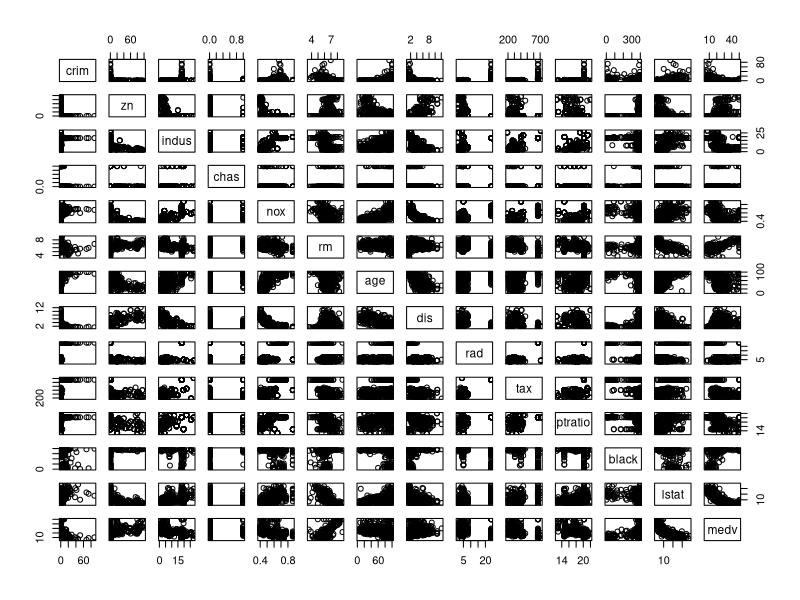
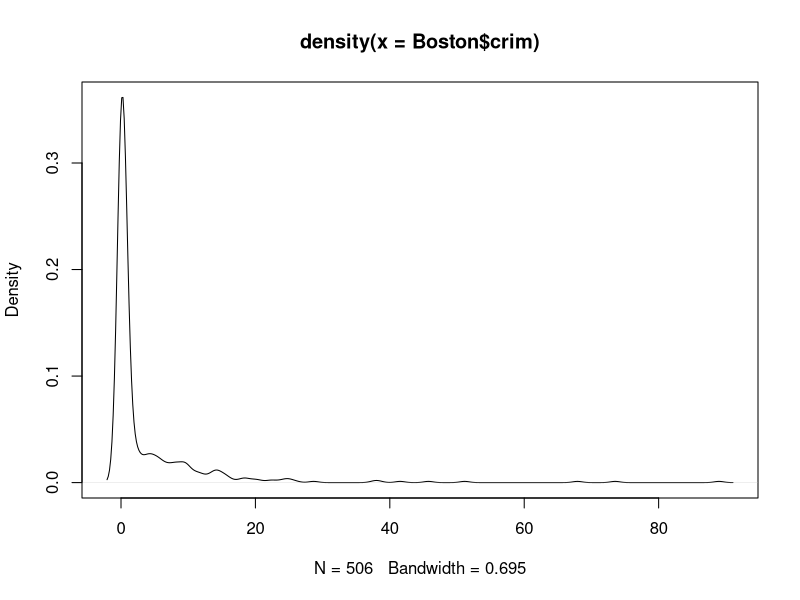
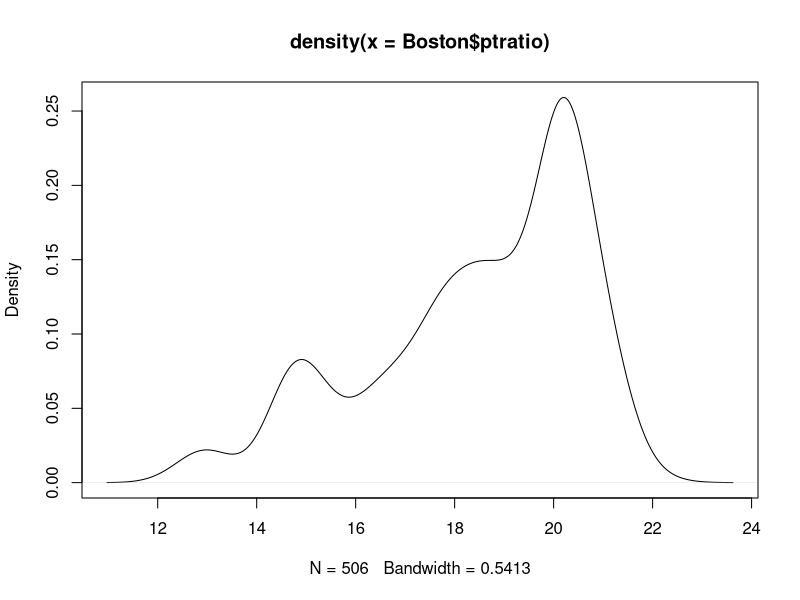
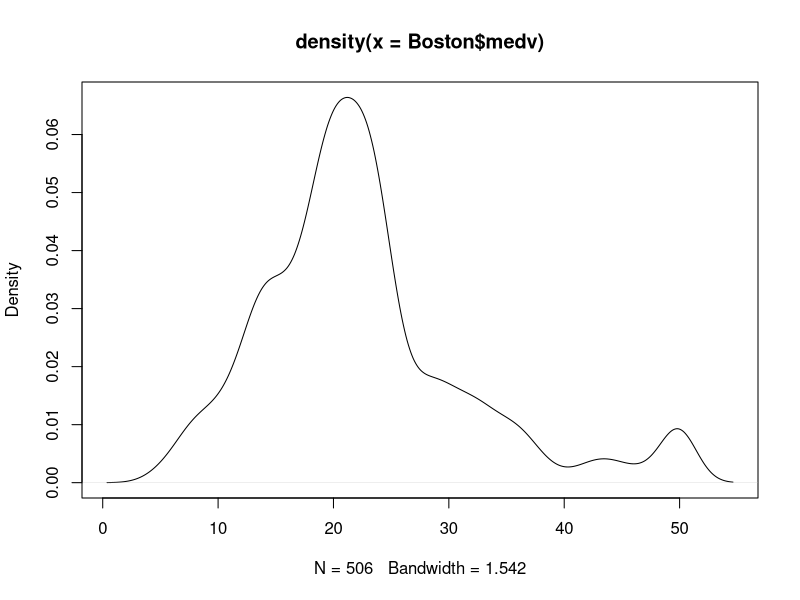
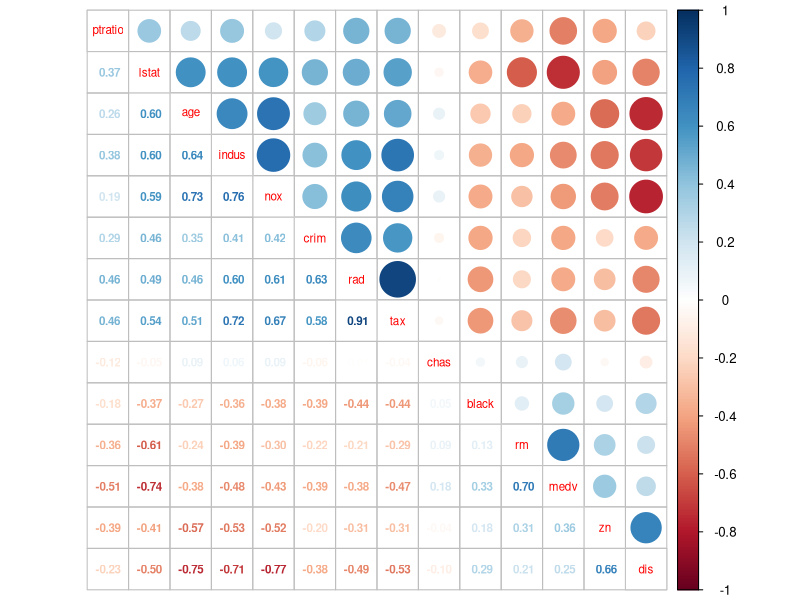
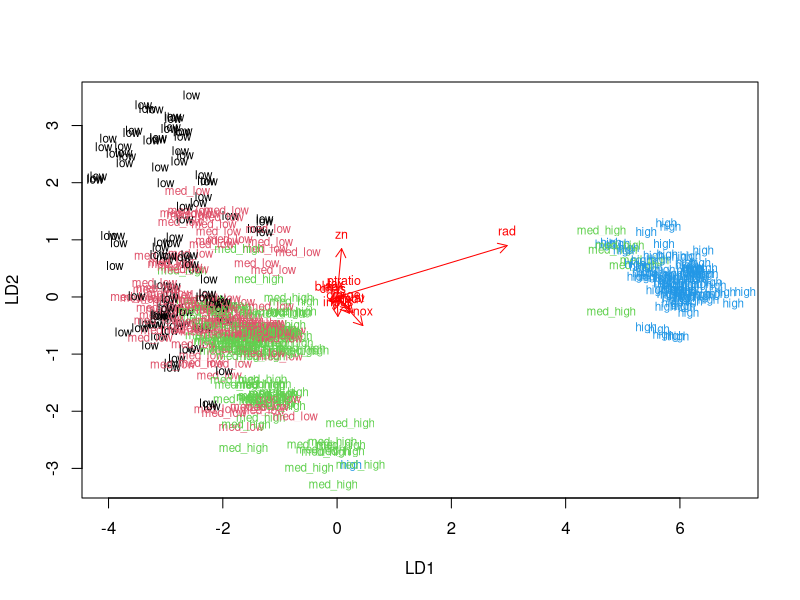
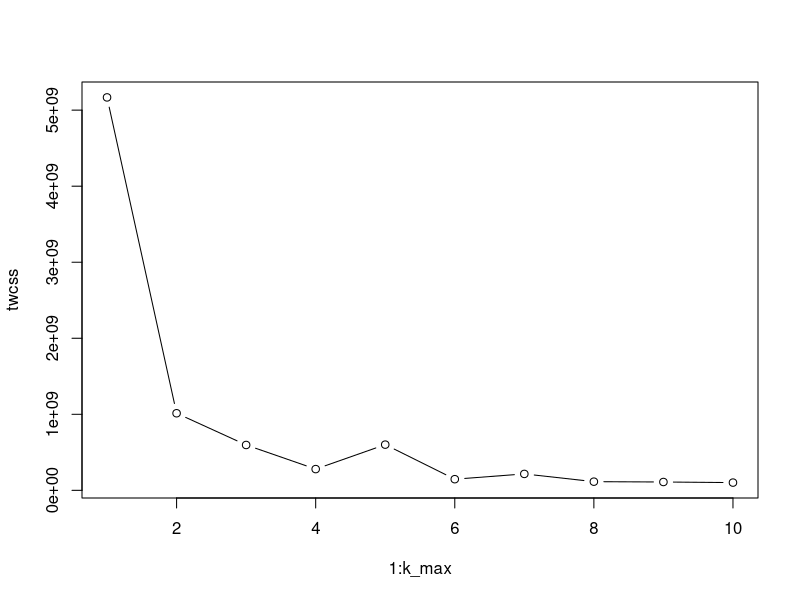
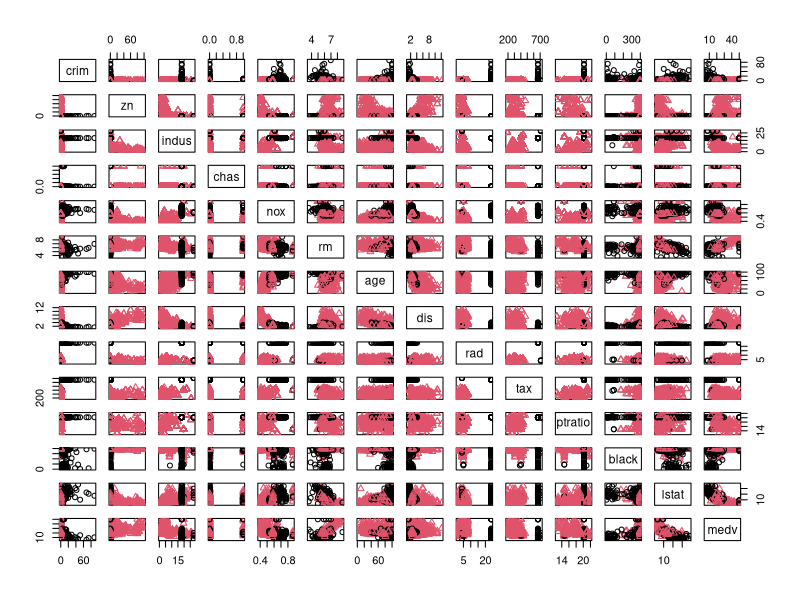

These figures' R source, in order:
## ---- chunk 1
library(MASS)
library(dplyr)
library(tidyr)
library(ggplot2)
library(corrplot)
data("Boston")
dim(Boston)
str(Boston)
glimpse(Boston)
summary(Boston)
pairs(Boston)

plot(density(Boston$crim))
plot(density(Boston$ptratio))
plot(density(Boston$medv))
## ---- chunk 2

#calculate the correlations and plot them
cor_matrix <- cor(Boston)
cor_matrix %>% round(digits=2) %>% corrplot.mixed(tl.cex = 0.7,number.cex=0.7,order="hclust",addrect=2)
## ---- chunk 3
boston_scaled <- scale(Boston)
summary(boston_scaled) 

boston_scaled <- as.data.frame(boston_scaled)
scaled_crim <- boston_scaled$crim
summary(scaled_crim)

bins <- quantile(scaled_crim)
bins

crime <- cut(scaled_crim, breaks= bins, include.lowest = TRUE, labels = c("low", "med_low", "med_high", "high"))
crime

boston_scaled <- dplyr::select(boston_scaled, -crim)
boston_scaled <- data.frame(boston_scaled, crime)

n <- nrow(boston_scaled)
n

index <- sample(n, size = n * 0.8)
index

trainingset <- boston_scaled[index,]
testset <- boston_scaled[-index,]

correct_classes <- testset$crime
testset <- dplyr::select(testset, -crime)

## ---- chunk 4
lda.fit <- lda(crime ~ ., data = trainingset)
lda.fit

lda.arrows <- function(x, myscale = 1, arrow_heads = 0.1, color = "red", tex = 0.75, choices = c(1,2)){
  heads <- coef(x)
  arrows(x0 = 0, y0 = 0, 
         x1 = myscale * heads[,choices[1]], 
         y1 = myscale * heads[,choices[2]], col=color, length = arrow_heads)
  text(myscale * heads[,choices], labels = row.names(heads), 
       cex = tex, col=color, pos=3)
}

classes <- as.numeric(trainingset$crime)

plot(lda.fit, dimen =2, col = classes, pch = classes)
lda.arrows(lda.fit, myscale = 1)

lda.pred <- predict(lda.fit, newdata = testset)

table(correct = correct_classes, predicted = lda.pred$class)
## ---- chunk 5
library(MASS)
data('Boston')
dist_euclidian <- dist(Boston)
summary(dist_euclidian)

k_max <- 10
twcss <- sapply(1:k_max, function(k){kmeans(dist_euclidian, k)$tot.withinss})

plot(1:k_max, twcss, type='b')

km <- kmeans(dist_euclidian, centers=2)
pairs(Boston, col = c(km$cluster,alpha=0.2),pch=km$cluster)
library(GGally)
data.frame(km$cluster)[,1]
Boston2 <- mutate(Boston, cluster = as.factor(data.frame(km$cluster)[,1]))
ggpairs(Boston2, mapping = aes(col = cluster, alpha = 0.3), lower = list(combo = wrap("facethist", bins = 20)), title ="K-means (2) colored plots")

